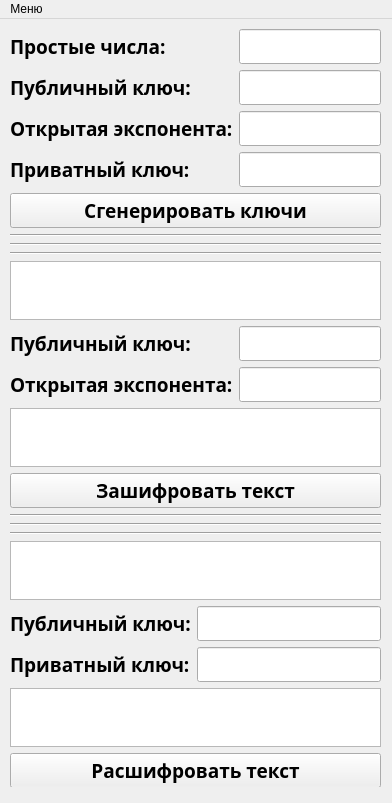
<?xml version="1.0" encoding="UTF-8"?>
<ui version="4.0">
 <class>MainWindow</class>
 <widget class="QMainWindow" name="MainWindow">
  <property name="geometry">
   <rect>
    <x>0</x>
    <y>0</y>
    <width>392</width>
    <height>803</height>
   </rect>
  </property>
  <property name="sizePolicy">
   <sizepolicy hsizetype="Preferred" vsizetype="Preferred">
    <horstretch>0</horstretch>
    <verstretch>0</verstretch>
   </sizepolicy>
  </property>
  <property name="windowTitle">
   <string>MainWindow</string>
  </property>
  <widget class="QWidget" name="centralwidget">
   <widget class="QWidget" name="verticalLayoutWidget">
    <property name="geometry">
     <rect>
      <x>10</x>
      <y>10</y>
      <width>371</width>
      <height>758</height>
     </rect>
    </property>
    <property name="font">
     <font>
      <family>Montserrat SemiBold</family>
      <pointsize>14</pointsize>
      <bold>true</bold>
     </font>
    </property>
    <layout class="QVBoxLayout" name="verticalLayout">
     <item>
      <layout class="QFormLayout" name="formLayout">
       <item row="0" column="0">
        <widget class="QLabel" name="label">
         <property name="font">
          <font>
           <family>Montserrat SemiBold</family>
           <pointsize>14</pointsize>
           <bold>true</bold>
          </font>
         </property>
         <property name="text">
          <string>Простые числа:</string>
         </property>
        </widget>
       </item>
       <item row="1" column="0">
        <widget class="QLabel" name="label_2">
         <property name="font">
          <font>
           <family>Montserrat SemiBold</family>
           <pointsize>14</pointsize>
           <bold>true</bold>
          </font>
         </property>
         <property name="text">
          <string>Публичный ключ:</string>
         </property>
        </widget>
       </item>
       <item row="2" column="0">
        <widget class="QLabel" name="label_4">
         <property name="font">
          <font>
           <family>Montserrat SemiBold</family>
           <pointsize>14</pointsize>
           <bold>true</bold>
          </font>
         </property>
         <property name="text">
          <string>Открытая экспонента:</string>
         </property>
        </widget>
       </item>
       <item row="3" column="0">
        <widget class="QLabel" name="label_3">
         <property name="font">
          <font>
           <family>Montserrat SemiBold</family>
           <pointsize>14</pointsize>
           <bold>true</bold>
          </font>
         </property>
         <property name="text">
          <string>Приватный ключ:</string>
         </property>
        </widget>
       </item>
       <item row="0" column="1">
        <widget class="QLineEdit" name="lineEdit">
         <property name="font">
          <font>
           <family>Montserrat SemiBold</family>
           <pointsize>14</pointsize>
           <bold>true</bold>
          </font>
         </property>
        </widget>
       </item>
       <item row="1" column="1">
        <widget class="QLineEdit" name="lineEdit_2">
         <property name="font">
          <font>
           <family>Montserrat SemiBold</family>
           <pointsize>14</pointsize>
           <bold>true</bold>
          </font>
         </property>
        </widget>
       </item>
       <item row="2" column="1">
        <widget class="QLineEdit" name="lineEdit_4">
         <property name="font">
          <font>
           <family>Montserrat SemiBold</family>
           <pointsize>14</pointsize>
           <bold>true</bold>
          </font>
         </property>
        </widget>
       </item>
       <item row="3" column="1">
        <widget class="QLineEdit" name="lineEdit_3">
         <property name="font">
          <font>
           <family>Montserrat SemiBold</family>
           <pointsize>14</pointsize>
           <bold>true</bold>
          </font>
         </property>
        </widget>
       </item>
       <item row="4" column="0" colspan="2">
        <widget class="QPushButton" name="pushButton">
         <property name="font">
          <font>
           <family>Montserrat SemiBold</family>
           <pointsize>14</pointsize>
           <bold>true</bold>
          </font>
         </property>
         <property name="text">
          <string>Сгенерировать ключи</string>
         </property>
        </widget>
       </item>
      </layout>
     </item>
     <item>
      <widget class="Line" name="line_4">
       <property name="orientation">
        <enum>Qt::Horizontal</enum>
       </property>
      </widget>
     </item>
     <item>
      <widget class="Line" name="line_6">
       <property name="orientation">
        <enum>Qt::Horizontal</enum>
       </property>
      </widget>
     </item>
     <item>
      <widget class="Line" name="line_5">
       <property name="orientation">
        <enum>Qt::Horizontal</enum>
       </property>
      </widget>
     </item>
     <item>
      <layout class="QFormLayout" name="formLayout_2">
       <item row="0" column="0" colspan="2">
        <widget class="QTextEdit" name="textEdit">
         <property name="font">
          <font>
           <family>Montserrat SemiBold</family>
           <pointsize>14</pointsize>
           <bold>true</bold>
          </font>
         </property>
        </widget>
       </item>
       <item row="1" column="0">
        <widget class="QLabel" name="label_6">
         <property name="font">
          <font>
           <family>Montserrat SemiBold</family>
           <pointsize>14</pointsize>
           <bold>true</bold>
          </font>
         </property>
         <property name="text">
          <string>Публичный ключ:</string>
         </property>
        </widget>
       </item>
       <item row="1" column="1">
        <widget class="QLineEdit" name="lineEdit_5">
         <property name="font">
          <font>
           <family>Montserrat SemiBold</family>
           <pointsize>14</pointsize>
           <bold>true</bold>
          </font>
         </property>
        </widget>
       </item>
       <item row="2" column="0">
        <widget class="QLabel" name="label_5">
         <property name="font">
          <font>
           <family>Montserrat SemiBold</family>
           <pointsize>14</pointsize>
           <bold>true</bold>
          </font>
         </property>
         <property name="text">
          <string>Открытая экспонента:</string>
         </property>
        </widget>
       </item>
       <item row="2" column="1">
        <widget class="QLineEdit" name="lineEdit_6">
         <property name="font">
          <font>
           <family>Montserrat SemiBold</family>
           <pointsize>14</pointsize>
           <bold>true</bold>
          </font>
         </property>
        </widget>
       </item>
       <item row="3" column="0" colspan="2">
        <widget class="QTextEdit" name="textEdit_2">
         <property name="font">
          <font>
           <family>Montserrat SemiBold</family>
           <pointsize>14</pointsize>
           <bold>true</bold>
          </font>
         </property>
        </widget>
       </item>
       <item row="4" column="0" colspan="2">
        <widget class="QPushButton" name="pushButton_2">
         <property name="font">
          <font>
           <family>Montserrat SemiBold</family>
           <pointsize>14</pointsize>
           <bold>true</bold>
          </font>
         </property>
         <property name="text">
          <string>Зашифровать текст</string>
         </property>
        </widget>
       </item>
      </layout>
     </item>
     <item>
      <widget class="Line" name="line">
       <property name="orientation">
        <enum>Qt::Horizontal</enum>
       </property>
      </widget>
     </item>
     <item>
      <widget class="Line" name="line_3">
       <property name="orientation">
        <enum>Qt::Horizontal</enum>
       </property>
      </widget>
     </item>
     <item>
      <widget class="Line" name="line_2">
       <property name="orientation">
        <enum>Qt::Horizontal</enum>
       </property>
      </widget>
     </item>
     <item>
      <layout class="QFormLayout" name="formLayout_3">
       <item row="0" column="0" colspan="2">
        <widget class="QTextEdit" name="textEdit_3">
         <property name="font">
          <font>
           <family>Montserrat SemiBold</family>
           <pointsize>14</pointsize>
           <bold>true</bold>
          </font>
         </property>
        </widget>
       </item>
       <item row="1" column="0">
        <widget class="QLabel" name="label_7">
         <property name="font">
          <font>
           <family>Montserrat SemiBold</family>
           <pointsize>14</pointsize>
           <bold>true</bold>
          </font>
         </property>
         <property name="text">
          <string>Публичный ключ:</string>
         </property>
        </widget>
       </item>
       <item row="1" column="1">
        <widget class="QLineEdit" name="lineEdit_7">
         <property name="font">
          <font>
           <family>Montserrat SemiBold</family>
           <pointsize>14</pointsize>
           <bold>true</bold>
          </font>
         </property>
        </widget>
       </item>
       <item row="2" column="0">
        <widget class="QLabel" name="label_8">
         <property name="font">
          <font>
           <family>Montserrat SemiBold</family>
           <pointsize>14</pointsize>
           <bold>true</bold>
          </font>
         </property>
         <property name="text">
          <string>Приватный ключ:</string>
         </property>
        </widget>
       </item>
       <item row="2" column="1">
        <widget class="QLineEdit" name="lineEdit_8">
         <property name="font">
          <font>
           <family>Montserrat SemiBold</family>
           <pointsize>14</pointsize>
           <bold>true</bold>
          </font>
         </property>
        </widget>
       </item>
       <item row="3" column="0" colspan="2">
        <widget class="QTextEdit" name="textEdit_4">
         <property name="font">
          <font>
           <family>Montserrat SemiBold</family>
           <pointsize>14</pointsize>
           <bold>true</bold>
          </font>
         </property>
        </widget>
       </item>
       <item row="4" column="0" colspan="2">
        <widget class="QPushButton" name="pushButton_3">
         <property name="font">
          <font>
           <family>Montserrat SemiBold</family>
           <pointsize>14</pointsize>
           <bold>true</bold>
          </font>
         </property>
         <property name="text">
          <string>Расшифровать текст</string>
         </property>
        </widget>
       </item>
      </layout>
     </item>
    </layout>
   </widget>
  </widget>
  <widget class="QMenuBar" name="menubar">
   <property name="geometry">
    <rect>
     <x>0</x>
     <y>0</y>
     <width>392</width>
     <height>22</height>
    </rect>
   </property>
   <widget class="QMenu" name="menu">
    <property name="title">
     <string>Меню</string>
    </property>
    <addaction name="action_2"/>
    <addaction name="action"/>
    <addaction name="action_3"/>
   </widget>
   <addaction name="menu"/>
  </widget>
  <action name="action">
   <property name="text">
    <string>Сохранить</string>
   </property>
  </action>
  <action name="action_2">
   <property name="text">
    <string>Открыть</string>
   </property>
  </action>
  <action name="action_3">
   <property name="text">
    <string>Закрыть</string>
   </property>
  </action>
 </widget>
 <resources/>
 <connections/>
</ui>
